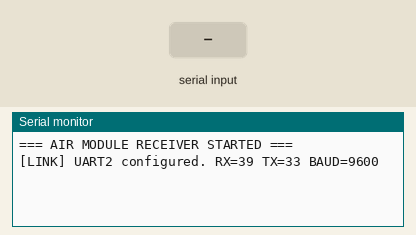
This sketch was run on a simulated ESP32. Parts: the last lines printed to the serial monitor. Inputs (shaded band) come from the test bench.

Above: at 1.4 s.
1.5 s: "ADS 1\n" received over Serial
At 1.9 s:
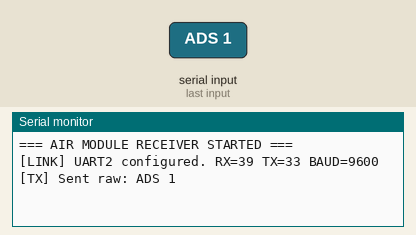
4.5 s: "ADS 1\n" received over the second serial link
At 6.5 s:
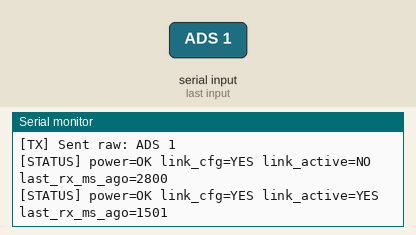
7.5 s: "PMS 1\n" received over Serial
At 8.7 s:
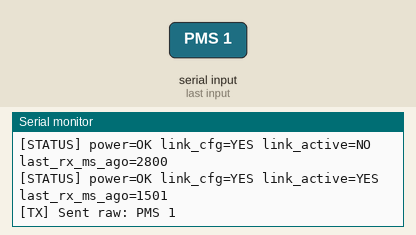
9.0 s: "ADS 150\n" received over the second serial link
At 10.2 s:
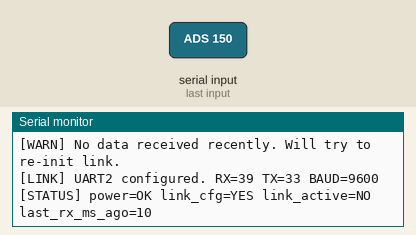
10.5 s: "CO2 1\n" received over Serial
At 11.1 s:
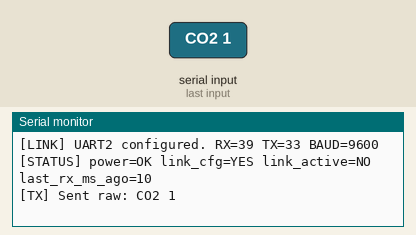
12.0 s: "PMS 1\n" received over the second serial link
At 12.5 s:
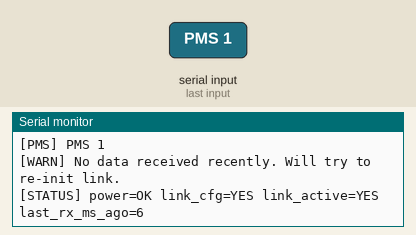

The sketch:

ReceptorModuloAIRE.ino
```cpp
// (licence header left out)
#include <Arduino.h>

/* ===================== PIN DEFINITIONS ===================== */
static const int SENSOR_POWER_PIN = 4;

// UART link from emitter -> receiver (ESP32)
static const int LINK_RX_PIN = 39;   // RX (input-only pin is OK here)
static const int LINK_TX_PIN = 33;   // TX (must be output-capable)
static const uint32_t LINK_BAUD = 9600; // Recommended. Change to 9600 if needed.

/* ===================== UART INSTANCE ===================== */
// UART2 on ESP32: HardwareSerial(2)
HardwareSerial linkSerial(2);

/* ===================== GLOBAL FLAGS / STATUS ===================== */
static bool link_configured = false;
static bool link_active = false;      // becomes true once data is received
static bool power_ok = false;

/* ===================== TIMING ===================== */
static uint32_t lastStatusMs = 0;
static uint32_t lastRxMs = 0;
static uint32_t lastReinitTryMs = 0;
static uint32_t lastPingMs = 0;

static const uint32_t STATUS_PERIOD_MS = 3000;
static const uint32_t RX_TIMEOUT_MS = 8000;
static const uint32_t REINIT_PERIOD_MS = 5000;
static const uint32_t PING_PERIOD_MS = 5000;

/* ===================== LINE BUFFER ===================== */
static char lineBuf[320];
static size_t lineLen = 0;

/* ===================== ADS1115 CONVERSION ===================== */
/*
  For ADS1115 with GAIN_FOUR (+/- 1.024V):
  LSB size = 0.00003125 V (31.25 uV) per count.
  If your emitter uses a different gain, update this constant.
*/
static const float ADS_LSB_VOLTS = 0.00003125f;

/* ===================== HELPERS ===================== */
static uint8_t xorChecksum(const char *s) {
  uint8_t cs = 0;
  while (*s) cs ^= (uint8_t)(*s++);
  return cs;
}

static int hexToByte2(const char *p) {
  // expects at least 2 hex chars, returns -1 on error
  auto hexVal = [](char c) -> int {
    if (c >= '0' && c <= '9') return c - '0';
    if (c >= 'A' && c <= 'F') return 10 + (c - 'A');
    if (c >= 'a' && c <= 'f') return 10 + (c - 'a');
    return -1;
  };
  int hi = hexVal(p[0]);
  int lo = hexVal(p[1]);
  if (hi < 0 || lo < 0) return -1;
  return (hi << 4) | lo;
}

static void sendFramed(const char *bodyNoDollarNoStar) {
  // Send $BODY*CS\n (NMEA-like). Works even if emitter ignores it.
  uint8_t cs = xorChecksum(bodyNoDollarNoStar);
  linkSerial.print('$');
  linkSerial.print(bodyNoDollarNoStar);
  linkSerial.print('*');
  char hex[3];
  snprintf(hex, sizeof(hex), "%02X", cs);
  linkSerial.print(hex);
  linkSerial.print('\n');
}

static void tryInitLink() {
  // Keep initialization non-blocking and retryable.
  // begin() does not return success/failure, so we track "configured" and "activity".
  linkSerial.end();

#if defined(ARDUINO_ARCH_ESP32)
  linkSerial.setRxBufferSize(2048);
  linkSerial.setTxBufferSize(512);
#endif

  linkSerial.begin(LINK_BAUD, SERIAL_8N1, LINK_RX_PIN, LINK_TX_PIN);
  link_configured = true;

  Serial.print("[LINK] UART2 configured. RX=");
  Serial.print(LINK_RX_PIN);
  Serial.print(" TX=");
  Serial.print(LINK_TX_PIN);
  Serial.print(" BAUD=");
  Serial.println(LINK_BAUD);
}

static void printStatus() {
  Serial.print("[STATUS] power=");
  Serial.print(power_ok ? "OK" : "OFF");
  Serial.print(" link_cfg=");
  Serial.print(link_configured ? "YES" : "NO");
  Serial.print(" link_active=");
  Serial.print(link_active ? "YES" : "NO");
  Serial.print(" last_rx_ms_ago=");
  Serial.println((uint32_t)(millis() - lastRxMs));
}

/* ===================== PARSERS ===================== */
static void handleAdsCsv(const char *payload /* no checksum framing */) {
  // Expected examples:
  // ADS,I2C_0,0x48,V0:13296,V1:4,V2:9830,V3:5
  // ADS,I2C_1,0x49,V0:8045,V1:-3,V2:7729,V3:-3

  // Work on a modifiable copy for strtok
  char tmp[320];
  strncpy(tmp, payload, sizeof(tmp) - 1);
  tmp[sizeof(tmp) - 1] = '\0';

  char *save = nullptr;
  char *tok = strtok_r(tmp, ",", &save);
  if (!tok || strcmp(tok, "ADS") != 0) return;

  char *bus = strtok_r(nullptr, ",", &save);
  char *addr = strtok_r(nullptr, ",", &save);

  Serial.println();
  Serial.println("[ADC DATA RECEIVED]");
  if (bus) {
    Serial.print("Bus: ");
    Serial.print(bus);
    Serial.print(" | ");
  }
  if (addr) {
    Serial.print("Addr: ");
    Serial.println(addr);
  } else {
    Serial.println("Addr: (unknown)");
  }

  // Remaining tokens are channels Vx:raw
  while ((tok = strtok_r(nullptr, ",", &save)) != nullptr) {
    char *colon = strchr(tok, ':');
    if (!colon) continue;
    *colon = '\0';
    const char *chName = tok;
    const char *rawTxt = colon + 1;

    long raw = strtol(rawTxt, nullptr, 10);
    float v = (float)raw * ADS_LSB_VOLTS;

    Serial.print("  ");
    Serial.print(chName);
    Serial.print(" -> RAW: ");
    Serial.print(raw);
    Serial.print(" | Est. Volts: ");
    Serial.print(v, 4);
    Serial.println(" V");
  }
}

static void dispatchLine(const char *lineNoCrlf) {
  if (!lineNoCrlf || lineNoCrlf[0] == '\0') return;

  // Backward compatible:
  // 1) If framed: $BODY*CS
  // 2) Else: plain CSV lines (current emitter)

  char body[320];
  const char *payload = lineNoCrlf;

  bool framedOk = false;
  if (payload[0] == '$') {
    const char *star = strchr(payload, '*');
    if (star && (star - payload) > 1) {
      size_t bodyLen = (size_t)(star - (payload + 1));
      if (bodyLen < sizeof(body)) {
        memcpy(body, payload + 1, bodyLen);
        body[bodyLen] = '\0';

        // checksum: 2 hex chars after '*'
        if (strlen(star + 1) >= 2) {
          int rxCs = hexToByte2(star + 1);
          if (rxCs >= 0) {
            uint8_t calc = xorChecksum(body);
            if ((uint8_t)rxCs == calc) {
              framedOk = true;
              payload = body; // validated body
            } else {
              Serial.println("[WARN] Bad checksum frame dropped.");
              return;
            }
          } else {
            Serial.println("[WARN] Invalid checksum format dropped.");
            return;
          }
        }
      }
    }
  }

  // Classification (fixed: else-if chain)
  if (strncmp(payload, "ADS", 3) == 0) {
    handleAdsCsv(payload);
    return;
  } else if (strncmp(payload, "PMS", 3) == 0) {
    Serial.print("[PMS] ");
    Serial.println(payload);
    return;
  } else if (strncmp(payload, "CO2", 3) == 0) {
    Serial.print("[CO2] ");
    Serial.println(payload);
    return;
  } else if (strncmp(payload, "VOC", 3) == 0) {
    Serial.print("[VOC] ");
    Serial.println(payload);
    return;
  } else {
    Serial.print("[OTHER] ");
    Serial.println(payload);
    if (framedOk) {
      // Example: you can add custom actions for framed messages here.
    }
  }
}

/* ===================== UART RX (NON-BLOCKING) ===================== */
static void pollLinkUart() {
  while (linkSerial.available() > 0) {
    char c = (char)linkSerial.read();
    if (c == '\r') continue;

    lastRxMs = millis();
    link_active = true;

    if (c == '\n') {
      lineBuf[lineLen] = '\0';
      // Trim leading/trailing spaces
      // (simple trim without using String)
      char *s = lineBuf;
      while (*s == ' ' || *s == '\t') s++;
      // rtrim
      char *e = s + strlen(s);
      while (e > s && (e[-1] == ' ' || e[-1] == '\t')) e--;
      *e = '\0';

      if (*s) dispatchLine(s);

      lineLen = 0;
    } else {
      if (lineLen < (sizeof(lineBuf) - 1)) {
        lineBuf[lineLen++] = c;
      } else {
        // Overflow: drop line
        lineLen = 0;
        Serial.println("[WARN] RX line overflow, line dropped.");
      }
    }
  }
}

/* ===================== USB -> LINK COMMAND BRIDGE ===================== */
static void pollUsbToLink() {
  // Allows you to type commands in Serial Monitor and forward them to emitter.
  // Sends exactly what you type, line-based.
  static char usbBuf[180];
  static size_t usbLen = 0;

  while (Serial.available() > 0) {
    char c = (char)Serial.read();
    if (c == '\r') continue;

    if (c == '\n') {
      usbBuf[usbLen] = '\0';
      if (usbLen > 0) {
        // If you type: PING -> send as framed message
        if (strcmp(usbBuf, "PING") == 0) {
          sendFramed("PING,receiver");
          Serial.println("[TX] Sent framed PING.");
        } else {
          // Raw line passthrough
          linkSerial.print(usbBuf);
          linkSerial.print('\n');
          Serial.print("[TX] Sent raw: ");
          Serial.println(usbBuf);
        }
      }
      usbLen = 0;
    } else {
      if (usbLen < sizeof(usbBuf) - 1) usbBuf[usbLen++] = c;
      else usbLen = 0;
    }
  }
}

/* ===================== SETUP / LOOP ===================== */
void setup() {
  Serial.begin(115200);
  delay(200);

  // Power on sensors (receiver side)
  pinMode(SENSOR_POWER_PIN, OUTPUT);
  digitalWrite(SENSOR_POWER_PIN, HIGH);
  power_ok = true;

  Serial.println("\n=== AIR MODULE RECEIVER STARTED ===");

  // Initialize link (do not abort if something is wrong; keep retrying in loop)
  tryInitLink();
  lastRxMs = millis();
}

void loop() {
  const uint32_t now = millis();

  // Poll UART link
  if (link_configured) {
    pollLinkUart();
  }

  // Optional: USB serial -> link commands
  pollUsbToLink();

  // Periodic ping (harmless if emitter ignores it)
  if (link_configured && (now - lastPingMs >= PING_PERIOD_MS)) {
    lastPingMs = now;
    sendFramed("PING,receiver");
  }

  // Status output
  if (now - lastStatusMs >= STATUS_PERIOD_MS) {
    lastStatusMs = now;
    printStatus();
  }

  // If no RX activity for a while, try re-init the UART link (non-blocking retry)
  if (link_configured && (now - lastRxMs >= RX_TIMEOUT_MS)) {
    Serial.println("[WARN] No data received recently. Will try to re-init link.");
    if (now - lastReinitTryMs >= REINIT_PERIOD_MS) {
      lastReinitTryMs = now;
      tryInitLink();
      // keep link_active false until data arrives again
      link_active = false;
      lastRxMs = now;
    }
  }

  // No blocking delay needed; keep loop responsive
  delay(1);
}
```

Measured:
- after the input at 1.5 s, the serial monitor: prints a new line at once (image 1)
- after the input at 4.5 s, the serial monitor: prints a new line after 1.5 s (image 2)
- after the input at 7.5 s, the serial monitor: prints a new line at once (image 3)
- after the input at 9.0 s, the serial monitor: prints a new line at once (image 4)
- after the input at 10.5 s, the serial monitor: prints a new line at once (image 5)
- after the input at 12.0 s, the serial monitor: prints a new line at once (image 6)
